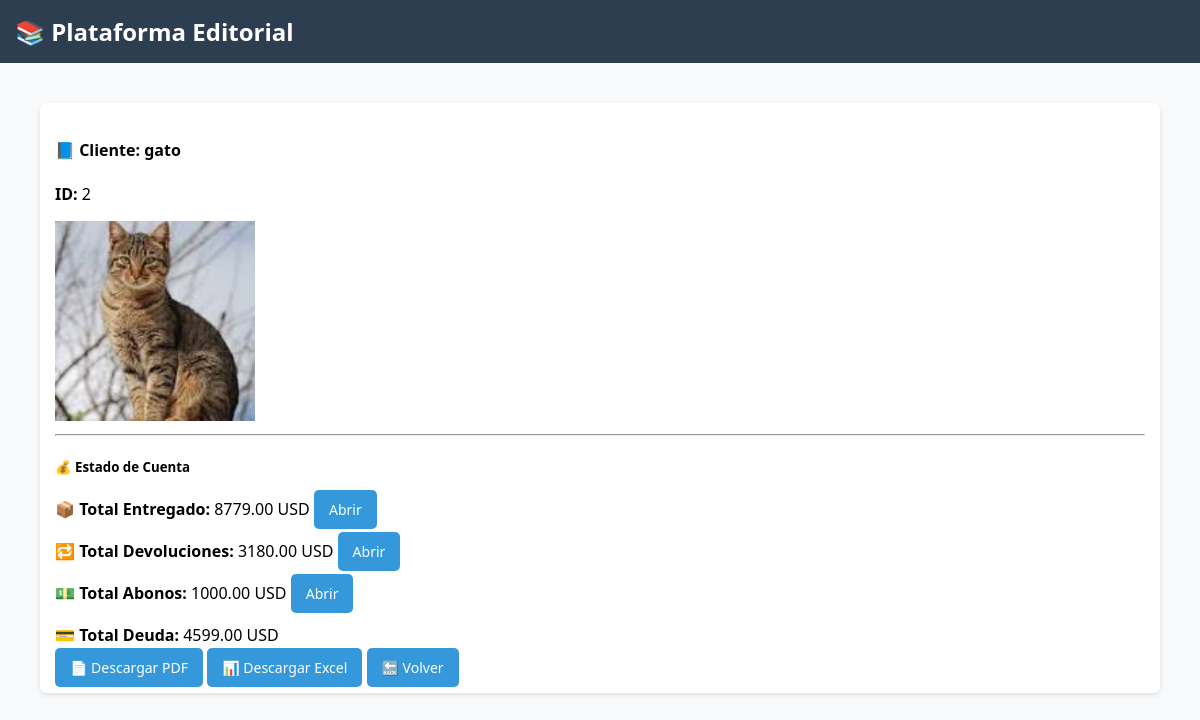
/ver_cliente/2, run on the app's committed database.
### tables this page shows
CREATE TABLE clientes (
            id INTEGER PRIMARY KEY AUTOINCREMENT,
            nombre TEXT,
            foto TEXT
        );

### app.py (the view)
@app.route('/ver_cliente/<int:cliente_id>')
def ver_cliente(cliente_id):
    conn = sqlite3.connect(DATABASE)
    c = conn.cursor()
    c.execute("SELECT * FROM clientes WHERE id = ?", (cliente_id,))
    cliente = c.fetchone()
    conn.close()
    if not cliente:
        flash("Cliente no encontrado", "danger")
        return redirect(url_for('clientes'))
    entregas = obtener_entregas(cliente_id)
    devoluciones = obtener_devoluciones(cliente_id)
    abonos = obtener_abonos(cliente_id)
    print("▶️ ENTREGAS:")
    for e in entregas:
        print("Registro:", e)
    try:
        total_entregado = sum(float(e[2]) * float(e[3]) for e in entregas)
    except Exception as ex:
        print("❌ Error al calcular total_entregado:", ex)
        total_entregado = 0.0
    try:
        total_devoluciones = sum(float(d[3]) * float(precio_del_libro(d[2])) for d in devoluciones)
    except Exception as ex:
        print("❌ Error al calcular total_devoluciones:", ex)
        total_devoluciones = 0.0
    try:
        total_abonos = sum(float(a[2]) for a in abonos)
    except:
        total_abonos = 0.0
    total_deuda = total_entregado - total_devoluciones - total_abonos
    return render_template(
        'ver_cliente.html',
        cliente=cliente,
        entregas=entregas,
        devoluciones=devoluciones,
        abonos=abonos,
        total_entregado=round(total_entregado, 2),
        total_devoluciones=round(total_devoluciones, 2),
        total_abonos=round(total_abonos, 2),
        total_deuda=round(total_deuda, 2)
    )

### app.py (called while the page is built)
def obtener_entregas(cliente_id):
    conn = sqlite3.connect(DATABASE)
    c = conn.cursor()
    c.execute("""
        SELECT id, libro, cantidad, precio_unitario, fecha, nota
        FROM ventas
        WHERE cliente_id = ?
    """, (cliente_id,))
    entregas = c.fetchall()
    conn.close()
    return entregas

def obtener_devoluciones(cliente_id):
    conn = sqlite3.connect(DATABASE)
    c = conn.cursor()
    c.execute("SELECT * FROM devoluciones WHERE cliente_id = ?", (cliente_id,))
    devoluciones = c.fetchall()
    conn.close()
    return devoluciones

def obtener_abonos(cliente_id):
    conn = sqlite3.connect(DATABASE)
    c = conn.cursor()
    c.execute("SELECT * FROM abonos WHERE cliente_id = ?", (cliente_id,))
    abonos = c.fetchall()
    conn.close()
    return abonos

def precio_del_libro(nombre_libro):
    conn = sqlite3.connect(DATABASE)
    c = conn.cursor()
    c.execute("SELECT precio FROM libros WHERE nombre = ?", (nombre_libro,))
    resultado = c.fetchone()
    conn.close()
    return resultado[0] if resultado else 0.0

### templates/ver_cliente.html
{% extends 'base.html' %}
{% block content %}
<div class="container mt-4">
    <div class="card mb-4">
        <div class="card-body">
            <h4>📘 Cliente: <strong>{{ cliente[1] }}</strong></h4>
            <p><strong>ID:</strong> {{ cliente[0] }}</p>
            {% if cliente[2] %}
                <img src="{{ url_for('static', filename='images/' ~ cliente[2]) }}" class="img-thumbnail" width="200">
            {% endif %}
            <hr>
            <h5 class="mt-3">💰 Estado de Cuenta</h5>
            <div style="margin-bottom: 20px;" class="d-flex justify-content-between align-items-center">
                <span>📦 <strong>Total Entregado:</strong> {{ "%.2f"|format(total_entregado) }} USD</span>
                <a href="{{ url_for('ver_entregas', cliente_id=cliente[0]) }}" class="btn btn-sm btn-outline-primary">Abrir</a>
            </div>
            <div style="margin-bottom: 20px;" class="d-flex justify-content-between align-items-center">
                <span>🔁 <strong>Total Devoluciones:</strong> {{ "%.2f"|format(total_devoluciones) }} USD</span>
                <a href="{{ url_for('ver_devoluciones', cliente_id=cliente[0]) }}" class="btn btn-sm btn-outline-primary">Abrir</a>
            </div>
            <div style="margin-bottom: 20px;" class="d-flex justify-content-between align-items-center">
                <span>💵 <strong>Total Abonos:</strong> {{ "%.2f"|format(total_abonos) }} USD</span>
                <a href="{{ url_for('ver_abonos', cliente_id=cliente[0]) }}" class="btn btn-sm btn-outline-primary">Abrir</a>
            </div>
            <div style="margin-bottom: 10px;" class="d-flex justify-content-between align-items-center">
                <span>💳 <strong>Total Deuda:</strong> <span class="text-danger">{{ "%.2f"|format(total_deuda) }} USD</span></span>
            </div>
            <div class="mt-4">
                <a href="{{ url_for('descargar_pdf', cliente_id=cliente[0]) }}" class="btn btn-danger">📄 Descargar PDF</a>
		<a href="{{ url_for('descargar_excel', cliente_id=cliente[0]) }}" class="btn btn-success">📊 Descargar Excel</a>
                <a href="{{ url_for('clientes') }}" class="btn btn-secondary">🔙 Volver</a>
            </div>
        </div>
    </div>
</div>
{% endblock %}

### templates/base.html (style rules this page uses)
body { font-family: 'Segoe UI', sans-serif; margin: 0; background: #f8f9fa; }
.btn { background-color: #3498db; padding: 10px 15px; border: none; border-radius: 5px; color: white; text-decoration: none; font-size: 14px; cursor: pointer; }
.container { padding: 20px; }
.card { background-color: white; border-radius: 6px; box-shadow: 0 2px 4px rgba(0,0,0,0.1); padding: 15px; margin-bottom: 20px; }

### data on the page
clientes: nombre "gato", id "2", foto (picture)

### other printed values
{{ "%.2f"|format(total_entregado) }} "8779.00"
{{ "%.2f"|format(total_devoluciones) }} "3180.00"
{{ "%.2f"|format(total_abonos) }} "1000.00"
{{ "%.2f"|format(total_deuda) }} "4599.00"
